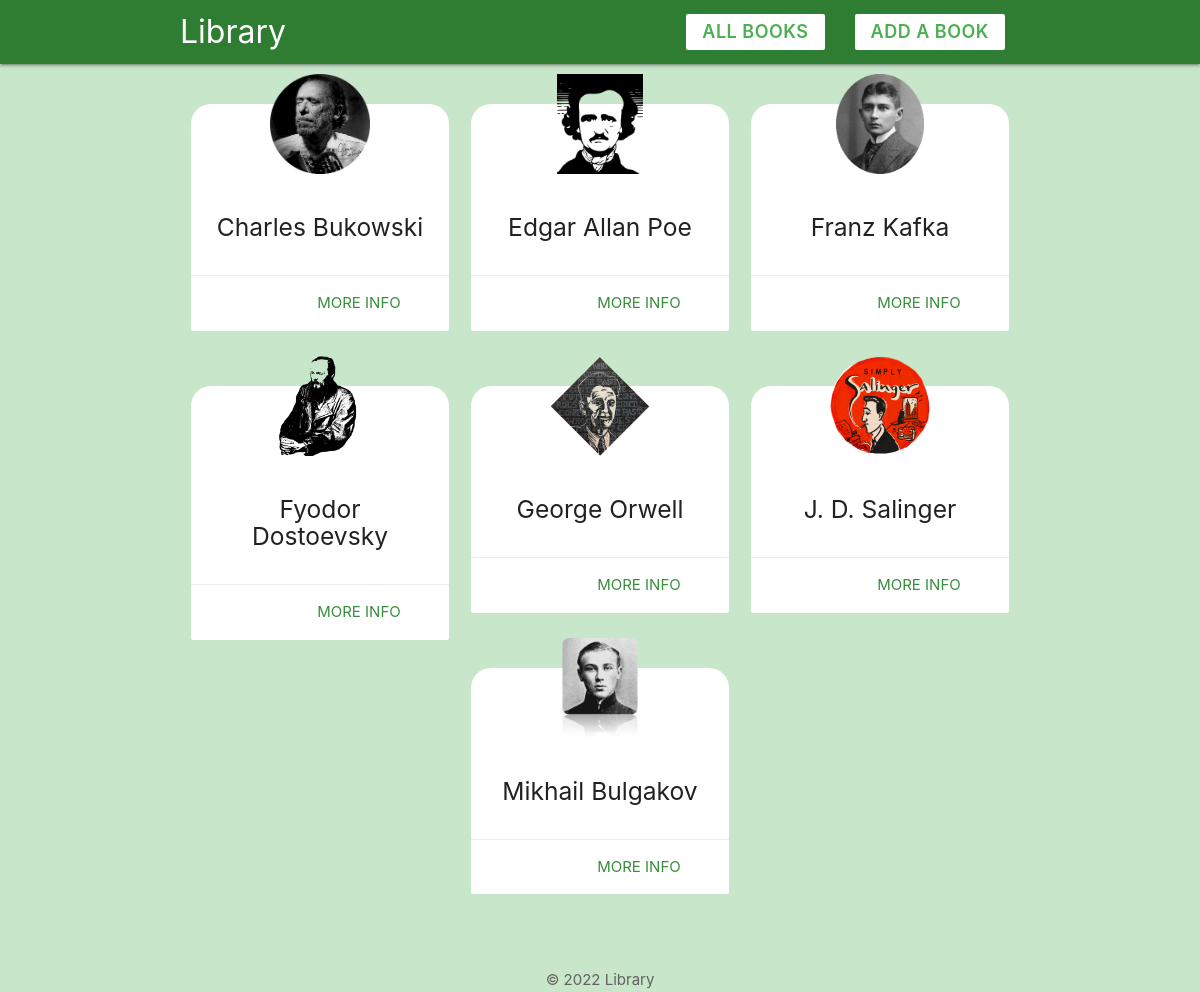
The page / on the database its author committed.
### tables this page shows
CREATE TABLE `writer` (
  `id` int(11) NOT NULL,
  `name` varchar(255) NOT NULL,
  `birth` int(4) NOT NULL,
  `death` int(4) NOT NULL,
  `nationality` varchar(255) NOT NULL,
  `img` varchar(255) NOT NULL
);

### index.php (the view, shortened to what this page needs)
<?php
include('config/db_connect.php');
$query = "SELECT * FROM writer ORDER BY name ASC";
$result = mysqli_query($conn, $query);
$writers = mysqli_fetch_all($result, MYSQLI_ASSOC);
?>
<!DOCTYPE html>
<html lang="en">
<?php include('templates/header.php'); ?>
<div class="container">
    <div class="row">
        <?php foreach ($writers as $writer) : ?>
            <div class="col s12 m6 l4 xl3">
                <div class="card z-depth-0 radius-card">
                    <img src="<?php echo $writer['img']; ?>" alt="writer" class="icon-card">
                    <div class="card-content center">
                        <h5><?php echo htmlspecialchars($writer['name']); ?></h5>
                    </div>
                    <div class="card-action right-align radius-card">
                        <a href="writer.php?id=<?php echo $writer['id']; ?>" class="green-text text-darken-2">
                            More Info
                        </a>
                    </div>
                </div>
            </div>
        <?php endforeach; ?>
    </div>
</div>
<?php include('templates/footer.php'); ?>
</html>

### templates/header.php (shortened to what this page needs)
<head>
    <link rel="stylesheet" href="https://cdnjs.cloudflare.com/ajax/libs/materialize/1.0.0/css/materialize.min.css">
</head>
<body class="green lighten-4">
    <nav class="green darken-3">
        <div class="container">
            <a href="index.php" class="title-text">Library</a>
            <ul class="right hide-on-small-and-down navul">
                <li>
                    <a href="books.php" class="btn white green-text nav-text z-depth-0">
                        All Books
                    </a>
                </li>
                <li>
                    <a href="add.php" class="btn white green-text nav-text z-depth-0">
                        Add A Book
                    </a>
                </li>
            </ul>
        </div>
    </nav>

### templates/footer.php
<footer style="padding-top: 40px">
    <div class="center grey-text text-darken-2">&copy; 2022 Library</div>
</footer>
</body>

### templates/header.php (style rules this page uses)
.title-text { font-size: xx-large; }
.nav-text { font-size: large; font-weight: 600; }
.icon-card { max-height: 100px; margin: 40px auto -30px; display: block; position: relative; top: -30px; }
.radius-card { border-radius: 20px; }

### rows shown on the page
writer: img (picture), name "Charles Bukowski"
writer: img (picture), name "Edgar Allan Poe"
writer: img (picture), name "Franz Kafka"
writer: img (picture), name "Fyodor Dostoevsky"
writer: img (picture), name "George Orwell"
writer: img (picture), name "J. D. Salinger"
writer: img (picture), name "Mikhail Bulgakov"
